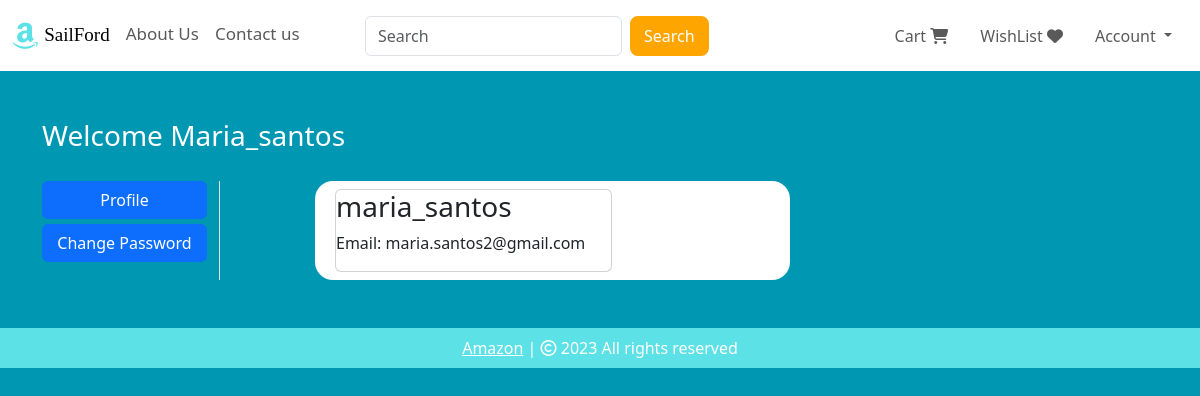
The page /profile/2 (signed in) on the database its author committed.
### website/models.py (models this page shows, shortened)
class Customer(db.Model, UserMixin):
    id = db.Column(db.Integer, primary_key=True)
    email = db.Column(db.String(100), unique=True)
    username = db.Column(db.String(100))
    password_hash = db.Column(db.String(150))
    date_joined = db.Column(db.DateTime(), default=datetime.utcnow)
    cart_items = db.relationship('Cart', backref='customer', lazy=True)
    orders = db.relationship('Order', backref='customer', lazy=True)
    @property
    def password(self):
        raise AttributeError('Password is not readable.')

### website/auth.py (the view)
@auth.route('/profile/<int:customer_id>')
@login_required
def profile(customer_id):
    customer = Customer.query.get(customer_id)
    return render_template('profile.html', customer=customer)

### website/__init__.py (called while the page is built)
def create_app():
    app = Flask(__name__)
    app.config['SECRET_KEY'] = 'hbnwdvbn ajnbsjn ahe'
    app.config['SQLALCHEMY_DATABASE_URI'] = f'sqlite:///{DB_NAME}'
    db.init_app(app)
    @app.errorhandler(404)
    def page_not_found(error):
        return render_template('404.html')
    login_manager = LoginManager()
    login_manager.init_app(app)
    login_manager.login_view = 'auth.login'
    @login_manager.user_loader
    def load_user(id):
        return Customer.query.get(int(id))
    from .views import views
    from .auth import auth
    from .admin import admin
    from .models import Customer, Cart, Product, Order
    app.register_blueprint(views, url_prefix='/') # localhost:5000/about-us
    app.register_blueprint(auth, url_prefix='/') # localhost:5000/auth/change-password
    app.register_blueprint(admin, url_prefix='/')
    return app

### website/templates/profile.html (shortened to what this page needs)
{% extends 'base.html' %}
{% block body %}
<div class="container my-5">
    <div class="row">
        <h3 style="color: white;">Welcome <span class="text-capitalize">{{ customer.username }}</span></h3>
        <div class="col-sm-2 border-end" style="margin-top: 20px;">
            <ul class="list-unstyled">
                <li class="d-grid"><a href="#" class="btn btn-primary">Profile</a></li>
                <li class="d-grid"><a href="/change-password/{{ customer.id }}" class="btn btn-primary" style="margin-top: 5px;">Change Password</a></li>
            </ul>
        </div>
        <div class="col-sm-5 offset-sm-1" style="background-color: white; border-radius: 18px; margin-top: 20px;">
            <div class="row">
                <div class="col-sm-8">
                    <div class="card m-2">
                        <h3>{{ customer.username }}</h3>
                        <p>Email: {{ customer.email }}</p>
                    </div>
                </div>
            </div>
        </div>
    </div>
</div>
{% endblock %}

### rows shown on the page
Customer: username "Maria_santos", username "maria_santos", email "maria.santos2@gmail.com"
